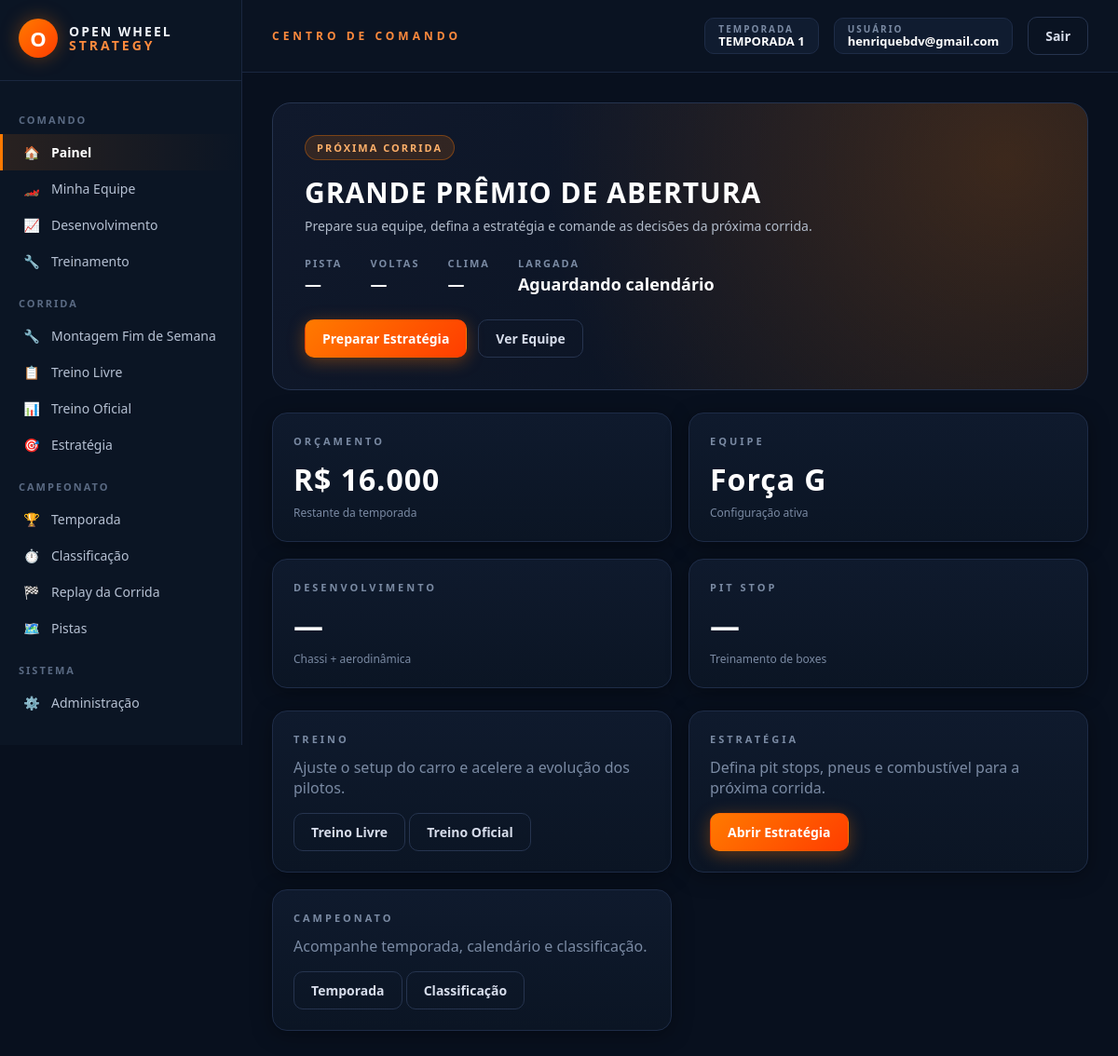
Page / (signed in) on the earlier database version.
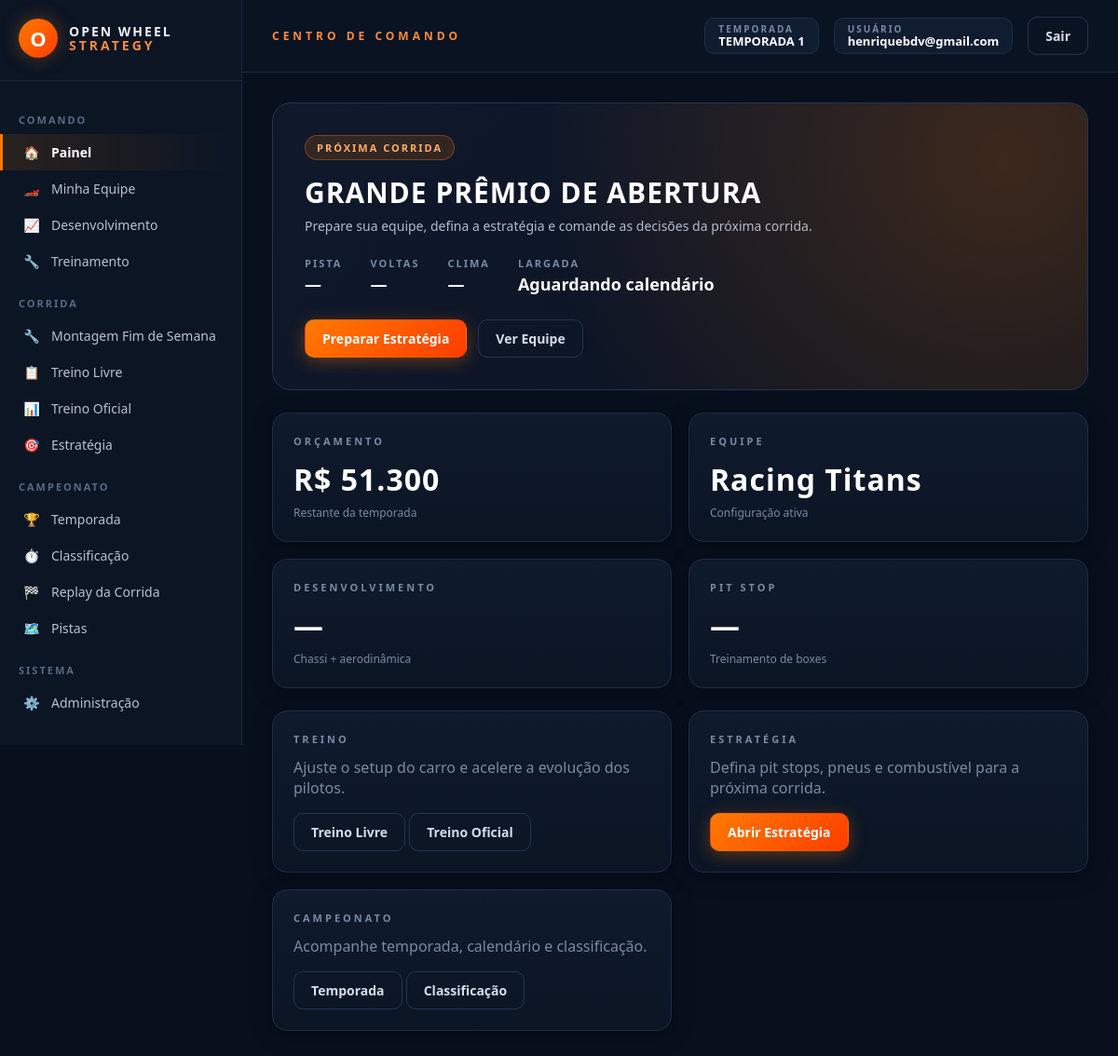
Same page on the later database version.
### models.py (models this page shows, shortened)
class CarroJogador(db.Model):
    __tablename__ = "carros_jogadores"
    id = db.Column(db.Integer, primary_key=True)
    usuario_id = db.Column(db.Integer, db.ForeignKey("usuarios.id"), unique=True, nullable=False)
    nome = db.Column(db.String(100), nullable=False)
    orcamento = db.Column(db.Float, default=55_000.0)
    motor_fornecedor_id = db.Column(db.Integer, db.ForeignKey("fornecedores_motor.id"), nullable=False)
    combustivel_fornecedor_id = db.Column(db.Integer, db.ForeignKey("fornecedores_combustivel.id"), nullable=False)
    pneu_fornecedor_id = db.Column(db.Integer, db.ForeignKey("fornecedores_pneu.id"), nullable=False)
    chassi_fornecedor_id = db.Column(db.Integer, db.ForeignKey("fornecedores_chassi.id"), nullable=True)
    cambio_fornecedor_id = db.Column(db.Integer, db.ForeignKey("fornecedores_cambio.id"), nullable=False)
    suspensao_fornecedor_id = db.Column(db.Integer, db.ForeignKey("fornecedores_suspensao.id"), nullable=False)
    engenheiro_fornecedor_id = db.Column(db.Integer, db.ForeignKey("fornecedores_engenheiro.id"), nullable=True)
    combustivel_carregado = db.Column(db.Float, default=110.0)
    cor_primaria = db.Column(db.String(7), default="#cc0000")
    cor_secundaria = db.Column(db.String(7), default="#ffffff")
    modelo_motor = db.Column(db.Integer, nullable=True)
    modelo_combustivel = db.Column(db.Integer, nullable=True)
    modelo_pneu = db.Column(db.Integer, nullable=True)
    modelo_cambio = db.Column(db.Integer, nullable=True)
    modelo_suspensao = db.Column(db.Integer, nullable=True)
    estrategia_volta_pit = db.Column(db.Integer, default=10)
    estrategia_dois_pits = db.Column(db.Boolean, default=False)

### rotas/auth.py (the view)
    @app.route("/")
    def home():
        return render_template("home.html")

### app.py (called while the page is built)
def _registrar_contexto(app):
    @app.context_processor
    def injetar_globais():
        usuario_id = session.get("usuario_id")
        usuario = Usuario.query.get(usuario_id) if usuario_id else None
        return {
            "usuario_logado": usuario,
            "categorias_fornecedor": FORNECEDORES_CONFIG,
            "temporada_ativa": Temporada.ativa_atual(),
        }

### models_temporada.py (called while the page is built)
    @classmethod
    def ativa_atual(cls):
        try:
            return cls.query.filter_by(ativa=True).first()
        except (OperationalError, ProgrammingError, NoSuchTableError):
            return None

### templates/home.html (shortened to what this page needs)
{% extends "base.html" %}
{% block content %}
{% if usuario_logado %}
<div class="ows-hero">
    <span class="ows-hero-label">PRÓXIMA CORRIDA</span>
    <h1>GRANDE PRÊMIO DE ABERTURA</h1>
    <div class="ows-hero-sub">Prepare sua equipe, defina a estratégia e comande as decisões da próxima corrida.</div>
    <div class="ows-hero-meta">
        <div><small>PISTA</small><strong>—</strong></div>
        <div><small>VOLTAS</small><strong>—</strong></div>
        <div><small>CLIMA</small><strong>—</strong></div>
        <div><small>LARGADA</small><strong>Aguardando calendário</strong></div>
    </div>
    <div class="ows-hero-actions">
        <a href="{{ url_for('estrategia_corrida_view') }}" class="ows-btn ows-btn-primary">Preparar Estratégia</a>
        <a href="{{ url_for('minha_equipe') }}" class="ows-btn ows-btn-ghost">Ver Equipe</a>
    </div>
</div>
<div class="ows-grid-4" style="margin-bottom:24px;">
    <div class="ows-card">
        <h3>ORÇAMENTO</h3>
        <div class="ows-value">
            {% if usuario_logado.equipe %}R$ {{ '{:,.0f}'.format(usuario_logado.equipe.orcamento or 0)|replace(',', '.') }}{% else %}--{% endif %}
        </div>
        <div class="ows-hint">Restante da temporada</div>
    </div>
    <div class="ows-card">
        <h3>EQUIPE</h3>
        <div class="ows-value">{% if usuario_logado.equipe %}{{ usuario_logado.equipe.nome }}{% else %}—{% endif %}</div>
        <div class="ows-hint">Configuração ativa</div>
    </div>
    <div class="ows-card">
        <h3>DESENVOLVIMENTO</h3>
        <div class="ows-value">—</div>
        <div class="ows-hint">Chassi + aerodinâmica</div>
    </div>
    <div class="ows-card">
        <h3>PIT STOP</h3>
        <div class="ows-value">—</div>
        <div class="ows-hint">Treinamento de boxes</div>
    </div>
</div>
<div class="ows-grid-3">
    <div class="ows-card">
        <h3>TREINO</h3>
        <p class="ows-muted" style="margin-bottom:16px;">Ajuste o setup do carro e acelere a evolução dos pilotos.</p>
        <a href="{{ url_for('treino_livre_view') }}" class="ows-btn ows-btn-ghost">Treino Livre</a>
        <a href="{{ url_for('treino_oficial_view') }}" class="ows-btn ows-btn-ghost">Treino Oficial</a>
    </div>
    <div class="ows-card">
        <h3>ESTRATÉGIA</h3>
        <p class="ows-muted" style="margin-bottom:16px;">Defina pit stops, pneus e combustível para a próxima corrida.</p>
        <a href="{{ url_for('estrategia_corrida_view') }}" class="ows-btn ows-btn-primary">Abrir Estratégia</a>
    </div>
    <div class="ows-card">
        <h3>CAMPEONATO</h3>
        <p class="ows-muted" style="margin-bottom:16px;">Acompanhe temporada, calendário e classificação.</p>
        <a href="{{ url_for('temporada_view') }}" class="ows-btn ows-btn-ghost">Temporada</a>
        <a href="{{ url_for('classificacao_view') }}" class="ows-btn ows-btn-ghost">Classificação</a>
    </div>
</div>
{% endif %}
{% endblock %}

Differences in the rows shown:
changed CarroJogador: orcamento "16.000" → "51.300"; equipe.nome "Força G" → "Racing Titans"
